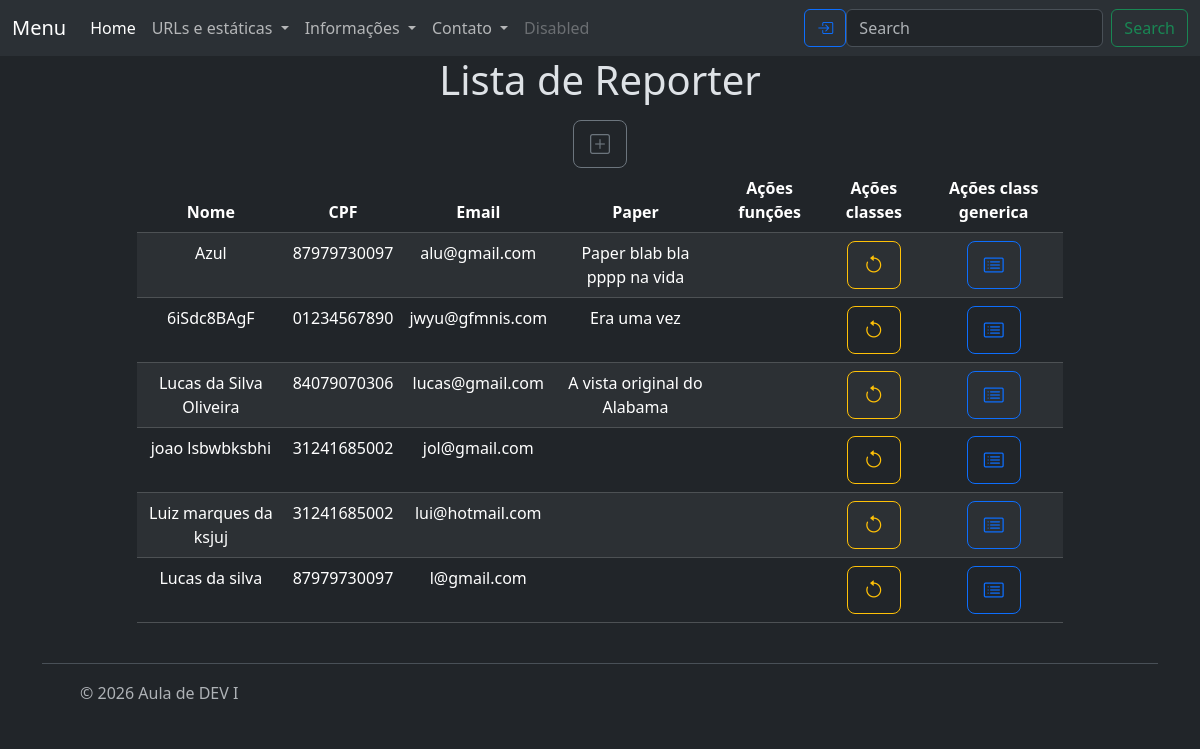
The app's page /relacionamento/funcao/reporter with its own data.
### relacionamento/models/reporter.py (models this page shows, shortened)
class Reporter(BaseModel):
    nome = models.CharField(max_length=100,
                            validators=[MinLengthValidator(3)],
                            verbose_name=_('Reporter'),
                            help_text=_('Nome do reporter'))
    cpf = models.CharField(max_length=11,
                           validators=[MinLengthValidator(11),valida_cpf],
                           verbose_name=_('CPF'),
                           help_text=_('Insira o CPF sem pontos'))
    email = models.EmailField(max_length=254,)
    objects = ReporterManager()
    class Meta:
        permissions = [
            ('generate_name_reporter', 'Can generate name')
        ]

### relacionamento/models/paper.py (models this page shows, shortened)
class Paper(BaseModel):
    titulo = models.CharField(max_length=200,
                              validators=[MinLengthValidator(5)],
                              verbose_name=_('Título'),
                              help_text="Insira o título do artigo.")
    data_publicacao = models.DateField(verbose_name=_('Data publicação'))
    reporter = models.ForeignKey(Reporter, on_delete=models.CASCADE)
    revistas = models.ManyToManyField(Revista,
                                      null=True,blank=True,
                                      through='Publicacao',
                                      through_fields=("paper", "revista"))
    objects = PaperManager()

### relacionamento/views/reporter.py (the view)
# urls.py: path('funcao/reporter', views_reporter.reporter_list, name='reporter'),
@require_http_methods(["GET"])
def reporter_list(request):
    reporters = Reporter.objects.all()
    contexto = {
        'lista': reporters
    }
    return  render(request, 'reporter/list.html', contexto)

### relacionamento/templates/reporter/list.html (shortened to what this page needs)
{%extends 'base.html' %}
{% block title%}
    {% if lista%}
    <h1>Lista de Reporter</h1>
    {% else %}
    <h1>Nenhum exemplo cadastrado!</h1>
    {% endif %}
{% endblock title%}
{% block content%}
<div>
    <a class="btn btn-outline-secondary btn-lg" role="button"
           data-bs-toggle="tooltip" data-bs-placement="top"
           title="Criar com funções"
           href="{% url 'relacionamento:classe_reporter_create' %}">
            <i class="bi bi-plus-square"></i>
    </a>
</div>
{% if lista%}
<table class="table table-dark table-striped">
    <thead>
    <th>Nome</th>
    <th>CPF</th>
    <th>Email</th>
    <th>Paper</th>
    <th>Ações funções</th>
    <th>Ações classes</th>
    <th>Ações class generica</th>
    </thead>
    <tbody>
    {% for objeto in lista %}
    <tr>
        <td>{{objeto.nome}}</td>
        <td>{{objeto.cpf}}</td>
        <td>{{objeto.email}}</td>
        <td>
            {% for i in objeto.paper_set.all %}
            {{ i.titulo }}<br/>
            {% endfor %}
        </td>
        <td>
        </td>
        <td>
            <div>
                <a class="btn btn-outline-warning btn-lg" role="button"
                   data-bs-toggle="tooltip" data-bs-placement="top"
                   title="Atualizar nome com classe"
                   href="{% url 'relacionamento:classe_reporter_generate_name' objeto.id %}">
                    <i class="bi bi-arrow-counterclockwise"></i>
                </a>
            </div>
        </td>
        <td>
            <div>
                <a class="btn btn-outline-primary btn-lg" role="button"
                       data-bs-toggle="tooltip" data-bs-placement="top"
                       title="Detalhar com classe"
                       href="{% url 'relacionamento:generic_reporter_detail' objeto.id %}">
                        <i class="bi bi-card-list"></i>
                </a>
            </div>
        </td>
    </tr>
    {% endfor %}
    </tbody>
</table>
{% endif %}
{% endblock content%}

### templates/base.html (shortened to what this page needs)
{% extends 'menu.html' %}
{% block main %}
    <div class='mt3 mb-3'>
        {% block title %}{% endblock title %}
    </div>
    <div class='mb-3'>
        {% block content %}{% endblock content %}
    </div>
{% endblock main %}

### templates/menu.html (shortened to what this page needs)
{% extends 'minimal.html'%}
{%block menu%}
<nav class="navbar navbar-expand-lg bg-body-tertiary">
  <div class="container-fluid">
    <a class="navbar-brand" href="#">Menu</a>
    <div class="collapse navbar-collapse" id="navbarSupportedContent">
      <ul class="navbar-nav me-auto mb-2 mb-lg-0">
        <li class="nav-item">
          <a class="nav-link active" aria-current="page" href="{% url 'index' %}">Home</a>
        </li>
        <li class="nav-item dropdown">
          <a class="nav-link dropdown-toggle" href="#" role="button" data-bs-toggle="dropdown" aria-expanded="false">
            URLs e estáticas
          </a>
        </li>
        <li class="nav-item dropdown">
          <a class="nav-link dropdown-toggle" href="#" role="button" data-bs-toggle="dropdown" aria-expanded="false">
            Informações
          </a>
        </li>
        <li class="nav-item dropdown">
          <a class="nav-link dropdown-toggle" href="#" role="button" data-bs-toggle="dropdown" aria-expanded="false">
            Contato
          </a>
        </li>
        <li class="nav-item">
          <a class="nav-link disabled" aria-disabled="true">Disabled</a>
        </li>
      </ul>
      {% if user.is_authenticated%}
        <span class="navbar-text text-white px-2">
          <a class="nav-link" href="{% url 'profile' %}">
            <i class="bi bi-person-fill"></i> {{ user.first_name }}
          </a>
        </span>
        <div class="me-2"></div>
        <form action="{% url 'logout' %}" method="post">
          {% csrf_token %}
          <button class="btn btn-outline-danger btn"
                  role="button" type="submit">
            <i class="bi bi-box-arrow-in-left"></i></button>
        </form>
        {% else %}
        <a class="btn btn-outline-primary btn"
           role="button" href="{% url 'login' %}">
          <i class="bi bi-box-arrow-in-right"></i>
        </a>
      {% endif %}
      <form class="d-flex" role="search">
        <input class="form-control me-2" type="search" placeholder="Search" aria-label="Search"/>
        <button class="btn btn-outline-success" type="submit">Search</button>
      </form>
    </div>
  </div>
</nav>
{%endblock menu%}

### templates/minimal.html (shortened to what this page needs)
<!doctype html>
<html lang="en" data-bs-theme="dark">
  <head>
    <link href="https://cdn.jsdelivr.net/npm/bootstrap@5.3.3/dist/css/bootstrap.min.css" rel="stylesheet">
    <link rel="stylesheet" href="https://cdn.jsdelivr.net/npm/bootstrap-icons@1.11.3/font/bootstrap-icons.min.css">
  </head>
  <body>
    {% block menu %}
    {% endblock menu %}
    <div class="container text-center">
      <div class="row">
        <div class="col-lg-1">
        </div>
        <div class="col-lg-10">
          {% block main %}
          {% endblock main %}
        </div>
        <div class="col-lg-1">
        </div>
      </div>
    </div>
    <div class="container">
      <footer class="navbar navbar-inverse d-flex flex-wrap justify-content-between align-items-center py-3 my-4 border-top navbar-fixed-bottom">
        <div class="col-md-4 d-flex align-items-center">
          <a href="/" class="mb-3 me-2 mb-md-0 text-body-secondary text-decoration-none lh-1">
            <svg class="bi" width="30" height="24"><use xlink:href="#bootstrap"></use></svg>
          </a>
          <span class="mb-3 mb-md-0 text-body-secondary">© {% now "Y" %} Aula de DEV I</span>
        </div>
        <ul class="nav col-md-4 justify-content-end list-unstyled d-flex">
          <li class="ms-3"><a class="text-body-secondary" href="#"><svg class="bi" width="24" height="24"><use xlink:href="#twitter"></use></svg></a></li>
          <li class="ms-3"><a class="text-body-secondary" href="#"><svg class="bi" width="24" height="24"><use xlink:href="#instagram"></use></svg></a></li>
          <li class="ms-3"><a class="text-body-secondary" href="#"><svg class="bi" width="24" height="24"><use xlink:href="#facebook"></use></svg></a></li>
        </ul>
      </footer>
    </div>
  </body>
</html>

### records on screen
Reporter: nome "Azul", cpf "87979730097", email "alu@gmail.com"
Paper: titulo "Paper blab bla"
Paper: titulo "pppp na vida"
Reporter: nome "6iSdc8BAgF", cpf "01234567890", email "jwyu@gfmnis.com"
Paper: titulo "Era uma vez"
Reporter: nome "Lucas da Silva Oliveira", cpf "84079070306", email "lucas@gmail.com"
Paper: titulo "A vista original do Alabama"
Reporter: nome "joao lsbwbksbhi", cpf "31241685002", email "jol@gmail.com"
Reporter: nome "Luiz marques da ksjuj", cpf "31241685002", email "lui@hotmail.com"
Reporter: nome "Lucas da silva", cpf "87979730097", email "l@gmail.com"
